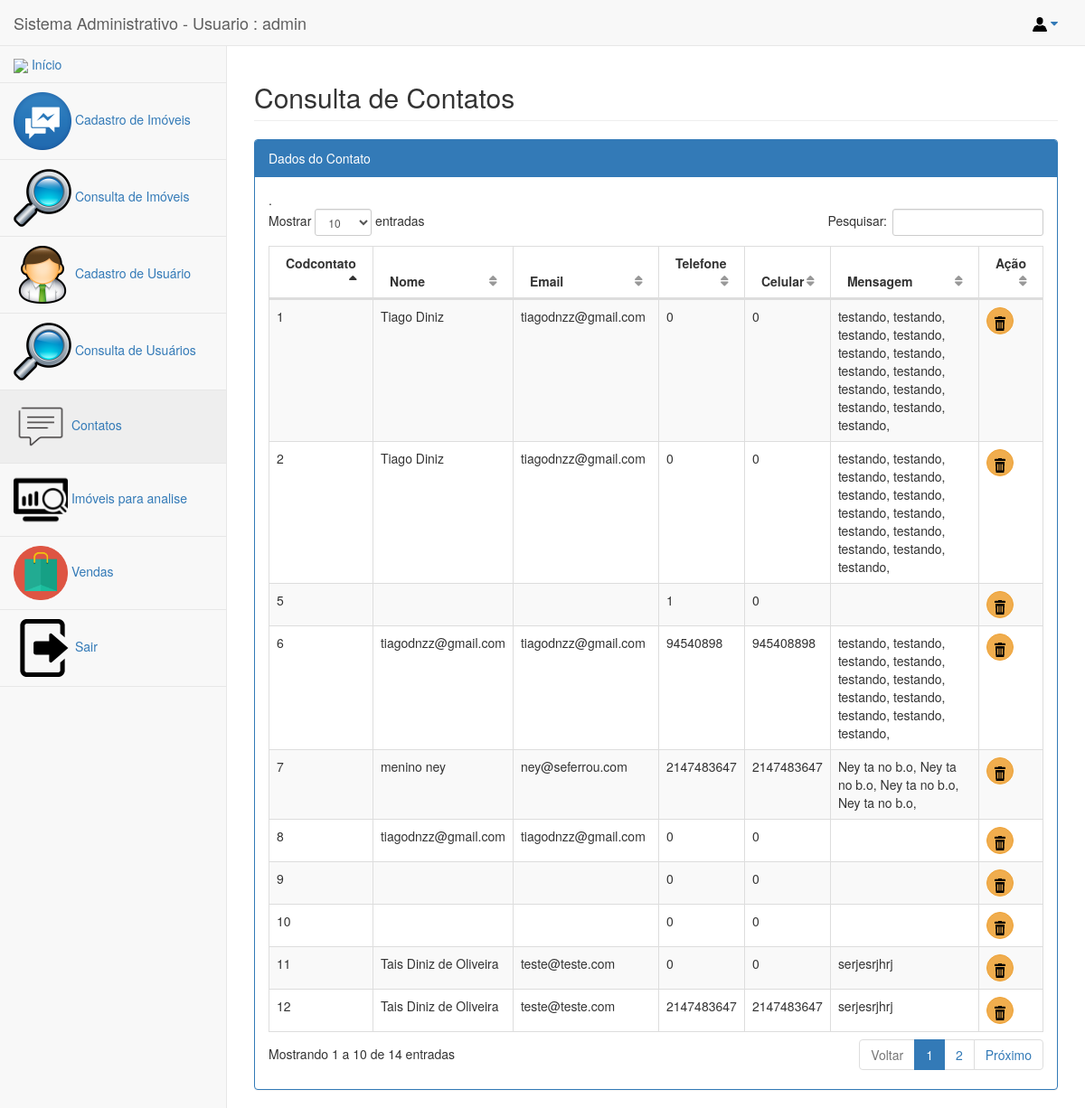
Screenshot of /Site/view/form_consultacontato.php (signed in) with the database file from the repository.
### tables this page shows
CREATE TABLE `contato` (
  `codcontato` int(11) NOT NULL,
  `nome` varchar(80) NOT NULL,
  `email` varchar(80) NOT NULL,
  `telefone` int(14) NOT NULL,
  `celular` int(14) NOT NULL,
  `mensagem` varchar(250) NOT NULL
);

### Site/model/conexao.php (called while the page is built)
<?php
class Conexao
{
	function Conectar()
	{
		$endereco_servidor = "localhost";
		$usuario_servidor  = "root";
		$senha_servidor = "";
		$porta_mysql = "3306";
		$nome_BD = "tcc";
		$con = new PDO("mysql:host=$endereco_servidor;dbname=$nome_BD;port=$porta_mysql;","$usuario_servidor","$senha_servidor");
		return $con;
	}
}
?>

### Site/controller/contato.controller.php (called while the page is built, shortened)
<?php
		include_once("../model/contato.php");
		$cont = new Contato();
		?>

### Site/model/contato.php (called while the page is built, shortened)
<?php
	class Contato
	{
		public $con;
		function __CONSTRUCT()
		{
			include_once("conexao.php");
			$conexao = new Conexao();
			$this->con = $conexao->Conectar();
	    }
		function Consultar()
		{
			$dados = array();
			$sql = $this->con->prepare("select * from contato");
			$sql->execute();
			foreach ($sql->fetchAll(PDO::FETCH_OBJ) as $linha)
			{
				$cont = new Contato();
				$cont->codcontato 		= $linha->codcontato;
				$cont->nome 	= $linha->nome;
	   			$cont->email 	= $linha->email;
	   			$cont->telefone 	= $linha->telefone;
	   			$cont->celular 	= $linha->celular;
	   			$cont->mensagem 	= $linha->mensagem;
				$dados[] = $cont;
			}
			return $dados;
		}
	}
	?>

### Site/view/form_consultacontato.php (the view, shortened to what this page needs)
<?php
include_once("../controller/contato.controller.php");
?>
<!DOCTYPE html>
<html lang="en">
<head>
  <link href="../bower_components/bootstrap/dist/css/bootstrap.min.css" rel="stylesheet">
  <link href="../bower_components/metisMenu/dist/metisMenu.min.css" rel="stylesheet">
  <link href="../bower_components/datatables-plugins/integration/bootstrap/3/dataTables.bootstrap.css" rel="stylesheet">
  <link href="../bower_components/datatables-responsive/css/dataTables.responsive.css" rel="stylesheet">
  <link href="../dist/css/sb-admin-2.css" rel="stylesheet">
  <link href="../bower_components/font-awesome/css/font-awesome.min.css" rel="stylesheet" type="text/css">
    </head>
    <body>
      <div id="wrapper">
        <nav class="navbar navbar-default navbar-static-top" role="navigation" style="margin-bottom: 0">
          <?php include_once("topo.php");?>
          <?php include_once("menu.php");?>
        </nav>
        <div id="page-wrapper">
          <div class="row">
            <div class="col-lg-12">
              <h2 class="page-header">Consulta de Contatos</h2>
            </div>
          </div>
          <div class="row">
            <div class="col-lg-12">
              <div class="panel panel-primary">
                <div class="panel-heading">
                  Dados do Contato
                </div>
                <div class="panel-body">
                  <div class="table-responsive">
                    <table class="table table-striped table-bordered table-hover" id="dataTables-example">
                      <thead>
                        <tr>
                          <th>Codcontato</th>
                          <th>Nome</th>
                          <th>Email</th>
                          <th>Telefone</th>
                          <th>Celular</th>
                          <th>Mensagem</th>
                          <th>Ação</th>.
                        </tr>
                      </thead>
                      <tbody>
                       <?php foreach ($cont->Consultar() as $linha): ?>
                        <tr class="odd gradeX">
                          <td><?php echo $linha->codcontato;?></td>
                          <td><?php echo $linha->nome;?></td>
                          <td><?php echo $linha->email;?></td>
                          <td><?php echo $linha->telefone;?></td>
                          <td><?php echo $linha->celular;?></td>
                          <td><?php echo $linha->mensagem;?></td>
                          <td>
                          <?php
                            if($_SESSION['tipo'] == "Administrador")
                            {
                          ?>
                           <a href="?codcontato=<?php echo $linha->codcontato;?>&acao=excluir_not" onclick="return confirm('Confirma exclusão deste contato?')"><button type="button" class="btn btn-warning btn-circle" title="Excluir"><img src="imagens\excluir.png">
                           </button></a>
                           <?php
                            }
                           ?>
                         </td>
                       </tr>
                     <?php endforeach;?>
                   </tbody>
                 </table>
               </div>
             </div>
           </div>
         </div>
       </div>
    </div>
  </div>
</body>
</html>

### rows the page displays
contato: codcontato "1", nome "Tiago Diniz", email "tiagodnzz@gmail.com", telefone "0", celular "0", mensagem "testando, testando, testando, testando, testando, testando, testando, testando, testando, testando, testando, testando, testando,"
contato: codcontato "2", nome "Tiago Diniz", email "tiagodnzz@gmail.com", telefone "0", celular "0", mensagem "testando, testando, testando, testando, testando, testando, testando, testando, testando, testando, testando, testando, testando,"
contato: codcontato "5", telefone "1", celular "0"
contato: codcontato "6", nome "tiagodnzz@gmail.com", email "tiagodnzz@gmail.com", telefone "94540898", celular "945408898", mensagem "testando, testando, testando, testando, testando, testando, testando, testando, testando, testando, testando,"
contato: codcontato "7", nome "menino ney", email "ney@seferrou.com", telefone "2147483647", celular "2147483647", mensagem "Ney ta no b.o, Ney ta no b.o, Ney ta no b.o, Ney ta no b.o,"
contato: codcontato "8", nome "tiagodnzz@gmail.com", email "tiagodnzz@gmail.com", telefone "0", celular "0"
contato: codcontato "9", telefone "0", celular "0"
contato: codcontato "10", telefone "0", celular "0"
contato: codcontato "11", nome "Tais Diniz de Oliveira", email "teste@teste.com", telefone "0", celular "0", mensagem "serjesrjhrj"
contato: codcontato "12", nome "Tais Diniz de Oliveira", email "teste@teste.com", telefone "2147483647", celular "2147483647", mensagem "serjesrjhrj"

### other values shown
$_SESSION['nomeusuario'] "admin"
